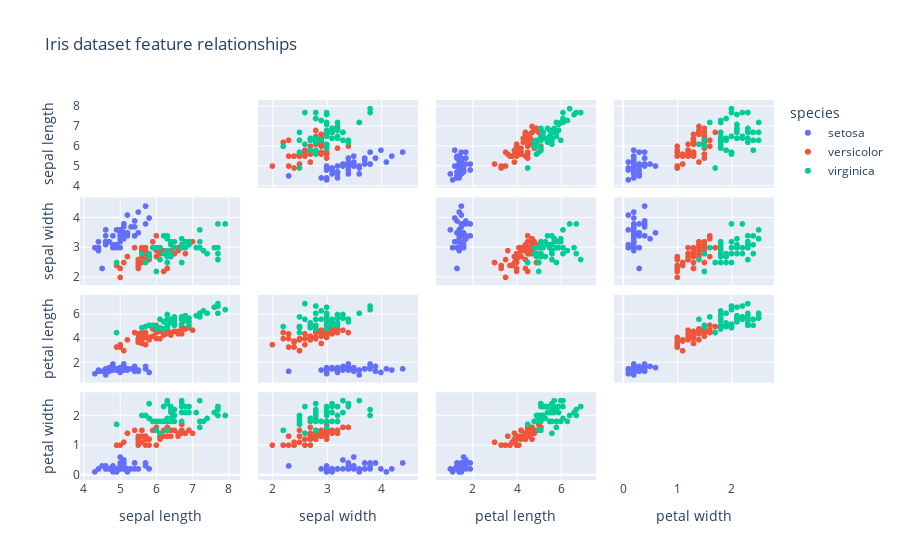

Notebook code cell kept with this figure:
### Markdown cell above
### 7. A Slightly Bigger Example (Iris Dataset)

To build confidence, let’s repeat the same workflow on the classic Iris flower dataset included in scikit-learn. The steps—split, train, validate, test—stay the same regardless of dataset size.
The Iris dataset is a classic multivariate dataset containing **150 iris flowers** from **three species**:

- _setosa_ (label `0`)
- _versicolor_ (label `1`)
- _virginica_ (label `2`)

Each row corresponds to a **single flower** and includes **four numeric features** (all in centimeters):

- `sepal length (cm)`
- `sepal width (cm)`
- `petal length (cm)`
- `petal width (cm)`

In scikit-learn, the dataset is provided as a `Bunch` object with:

- `data`: a `(150, 4)` feature matrix (`X_iris`)
- `target`: a length‑150 vector of integer labels (`y_iris`)
- `feature_names`: list of the four feature names
- `target_names`: array mapping `0, 1, 2` → `"setosa"`, `"versicolor"`, `"virginica"`

In this notebook, we:

- Built a **scatter-matrix** (`fig`) to visualize how the three species separate across pairs of features.
- Split the data into **train**, **validation**, and **test** sets (`X_train_i`, `X_val_i`, `X_test_i`, etc.).
- Trained a **DecisionTreeClassifier** (`iris_tree`) and evaluated it with accuracy on each split.
- Computed a **confusion matrix** (`iris_cm`) to see how well the model distinguishes the three species; the current tree achieves **near-perfect (in our run, perfect) accuracy** on the test set.

Because it is small, clean, and well-behaved (no missing values, balanced classes, simple numeric features), the Iris dataset is ideal for practicing supervised learning workflows: **split → train → validate → test**, interpreting decision trees, and comparing different classifiers.

### Code cell
import plotly.express as px
from sklearn.datasets import load_iris

iris = load_iris(as_frame=True)
X_iris = iris.data
y_iris = iris.target

iris_df = iris.frame.copy()
iris_df["species"] = iris_df["target"].map(lambda idx: iris.target_names[idx])

fig = px.scatter_matrix(
  iris_df,
  dimensions=iris.feature_names,
  color="species",
  title="Iris dataset feature relationships",
  labels={col: col.replace(" (cm)", "") for col in iris.feature_names}
)
fig.update_traces(diagonal_visible=False)
fig.show()

### Figure 1 — Plotly figure (JSON) as saved in the notebook; plotly's stock layout.template omitted (floating-point values rounded to 4 significant figures)
{"data": [{"diagonal": {"visible": false}, "dimensions": [{"axis": {"matches": true}, "label": "sepal length", "values": [5.1, 4.9, 4.7, 4.6, 5.0, 5.4, 4.6, 5.0, 4.4, 4.9, 5.4, 4.8, 4.8, 4.3, 5.8, 5.7, 5.4, 5.1, 5.7, 5.1, 5.4, 5.1, 4.6, 5.1, 4.8, 5.0, 5.0, 5.2, 5.2, 4.7, 4.8, 5.4, 5.2, 5.5, 4.9, 5.0, 5.5, 4.9, 4.4, 5.1, 5.0, 4.5, 4.4, 5.0, 5.1, 4.8, 5.1, 4.6, 5.3, 5.0]}, {"axis": {"matches": true}, "label": "sepal width", "values": [3.5, 3.0, 3.2, 3.1, 3.6, 3.9, 3.4, 3.4, 2.9, 3.1, 3.7, 3.4, 3.0, 3.0, 4.0, 4.4, 3.9, 3.5, 3.8, 3.8, 3.4, 3.7, 3.6, 3.3, 3.4, 3.0, 3.4, 3.5, 3.4, 3.2, 3.1, 3.4, 4.1, 4.2, 3.1, 3.2, 3.5, 3.6, 3.0, 3.4, 3.5, 2.3, 3.2, 3.5, 3.8, 3.0, 3.8, 3.2, 3.7, 3.3]}, {"axis": {"matches": true}, "label": "petal length", "values": [1.4, 1.4, 1.3, 1.5, 1.4, 1.7, 1.4, 1.5, 1.4, 1.5, 1.5, 1.6, 1.4, 1.1, 1.2, 1.5, 1.3, 1.4, 1.7, 1.5, 1.7, 1.5, 1.0, 1.7, 1.9, 1.6, 1.6, 1.5, 1.4, 1.6, 1.6, 1.5, 1.5, 1.4, 1.5, 1.2, 1.3, 1.4, 1.3, 1.5, 1.3, 1.3, 1.3, 1.6, 1.9, 1.4, 1.6, 1.4, 1.5, 1.4]}, {"axis": {"matches": true}, "label": "petal width", "values": [0.2, 0.2, 0.2, 0.2, 0.2, 0.4, 0.3, 0.2, 0.2, 0.1, 0.2, 0.2, 0.1, 0.1, 0.2, 0.4, 0.4, 0.3, 0.3, 0.3, 0.2, 0.4, 0.2, 0.5, 0.2, 0.2, 0.4, 0.2, 0.2, 0.2, 0.2, 0.4, 0.1, 0.2, 0.2, 0.2, 0.2, 0.1, 0.2, 0.2, 0.3, 0.3, 0.2, 0.6, 0.4, 0.3, 0.2, 0.2, 0.2, 0.2]}], "hovertemplate": "species=setosa<br>%{xaxis.title.text}=%{x}<br>%{yaxis.title.text}=%{y}<extra></extra>", "legendgroup": "setosa", "marker": {"color": "#636efa", "symbol": "circle"}, "name": "setosa", "showlegend": true, "type": "splom"}, {"diagonal": {"visible": false}, "dimensions": [{"axis": {"matches": true}, "label": "sepal length", "values": [7.0, 6.4, 6.9, 5.5, 6.5, 5.7, 6.3, 4.9, 6.6, 5.2, 5.0, 5.9, 6.0, 6.1, 5.6, 6.7, 5.6, 5.8, 6.2, 5.6, 5.9, 6.1, 6.3, 6.1, 6.4, 6.6, 6.8, 6.7, 6.0, 5.7, 5.5, 5.5, 5.8, 6.0, 5.4, 6.0, 6.7, 6.3, 5.6, 5.5, 5.5, 6.1, 5.8, 5.0, 5.6, 5.7, 5.7, 6.2, 5.1, 5.7]}, {"axis": {"matches": true}, "label": "sepal width", "values": [3.2, 3.2, 3.1, 2.3, 2.8, 2.8, 3.3, 2.4, 2.9, 2.7, 2.0, 3.0, 2.2, 2.9, 2.9, 3.1, 3.0, 2.7, 2.2, 2.5, 3.2, 2.8, 2.5, 2.8, 2.9, 3.0, 2.8, 3.0, 2.9, 2.6, 2.4, 2.4, 2.7, 2.7, 3.0, 3.4, 3.1, 2.3, 3.0, 2.5, 2.6, 3.0, 2.6, 2.3, 2.7, 3.0, 2.9, 2.9, 2.5, 2.8]}, {"axis": {"matches": true}, "label": "petal length", "values": [4.7, 4.5, 4.9, 4.0, 4.6, 4.5, 4.7, 3.3, 4.6, 3.9, 3.5, 4.2, 4.0, 4.7, 3.6, 4.4, 4.5, 4.1, 4.5, 3.9, 4.8, 4.0, 4.9, 4.7, 4.3, 4.4, 4.8, 5.0, 4.5, 3.5, 3.8, 3.7, 3.9, 5.1, 4.5, 4.5, 4.7, 4.4, 4.1, 4.0, 4.4, 4.6, 4.0, 3.3, 4.2, 4.2, 4.2, 4.3, 3.0, 4.1]}, {"axis": {"matches": true}, "label": "petal width", "values": [1.4, 1.5, 1.5, 1.3, 1.5, 1.3, 1.6, 1.0, 1.3, 1.4, 1.0, 1.5, 1.0, 1.4, 1.3, 1.4, 1.5, 1.0, 1.5, 1.1, 1.8, 1.3, 1.5, 1.2, 1.3, 1.4, 1.4, 1.7, 1.5, 1.0, 1.1, 1.0, 1.2, 1.6, 1.5, 1.6, 1.5, 1.3, 1.3, 1.3, 1.2, 1.4, 1.2, 1.0, 1.3, 1.2, 1.3, 1.3, 1.1, 1.3]}], "hovertemplate": "species=versicolor<br>%{xaxis.title.text}=%{x}<br>%{yaxis.title.text}=%{y}<extra></extra>", "legendgroup": "versicolor", "marker": {"color": "#EF553B", "symbol": "circle"}, "name": "versicolor", "showlegend": true, "type": "splom"}, {"diagonal": {"visible": false}, "dimensions": [{"axis": {"matches": true}, "label": "sepal length", "values": [6.3, 5.8, 7.1, 6.3, 6.5, 7.6, 4.9, 7.3, 6.7, 7.2, 6.5, 6.4, 6.8, 5.7, 5.8, 6.4, 6.5, 7.7, 7.7, 6.0, 6.9, 5.6, 7.7, 6.3, 6.7, 7.2, 6.2, 6.1, 6.4, 7.2, 7.4, 7.9, 6.4, 6.3, 6.1, 7.7, 6.3, 6.4, 6.0, 6.9, 6.7, 6.9, 5.8, 6.8, 6.7, 6.7, 6.3, 6.5, 6.2, 5.9]}, {"axis": {"matches": true}, "label": "sepal width", "values": [3.3, 2.7, 3.0, 2.9, 3.0, 3.0, 2.5, 2.9, 2.5, 3.6, 3.2, 2.7, 3.0, 2.5, 2.8, 3.2, 3.0, 3.8, 2.6, 2.2, 3.2, 2.8, 2.8, 2.7, 3.3, 3.2, 2.8, 3.0, 2.8, 3.0, 2.8, 3.8, 2.8, 2.8, 2.6, 3.0, 3.4, 3.1, 3.0, 3.1, 3.1, 3.1, 2.7, 3.2, 3.3, 3.0, 2.5, 3.0, 3.4, 3.0]}, {"axis": {"matches": true}, "label": "petal length", "values": [6.0, 5.1, 5.9, 5.6, 5.8, 6.6, 4.5, 6.3, 5.8, 6.1, 5.1, 5.3, 5.5, 5.0, 5.1, 5.3, 5.5, 6.7, 6.9, 5.0, 5.7, 4.9, 6.7, 4.9, 5.7, 6.0, 4.8, 4.9, 5.6, 5.8, 6.1, 6.4, 5.6, 5.1, 5.6, 6.1, 5.6, 5.5, 4.8, 5.4, 5.6, 5.1, 5.1, 5.9, 5.7, 5.2, 5.0, 5.2, 5.4, 5.1]}, {"axis": {"matches": true}, "label": "petal width", "values": [2.5, 1.9, 2.1, 1.8, 2.2, 2.1, 1.7, 1.8, 1.8, 2.5, 2.0, 1.9, 2.1, 2.0, 2.4, 2.3, 1.8, 2.2, 2.3, 1.5, 2.3, 2.0, 2.0, 1.8, 2.1, 1.8, 1.8, 1.8, 2.1, 1.6, 1.9, 2.0, 2.2, 1.5, 1.4, 2.3, 2.4, 1.8, 1.8, 2.1, 2.4, 2.3, 1.9, 2.3, 2.5, 2.3, 1.9, 2.0, 2.3, 1.8]}], "hovertemplate": "species=virginica<br>%{xaxis.title.text}=%{x}<br>%{yaxis.title.text}=%{y}<extra></extra>", "legendgroup": "virginica", "marker": {"color": "#00cc96", "symbol": "circle"}, "name": "virginica", "showlegend": true, "type": "splom"}], "layout": {"dragmode": "select", "legend": {"title": {"text": "species"}, "tracegroupgap": 0}, "title": {"text": "Iris dataset feature relationships"}}}
